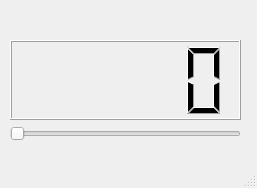
<?xml version="1.0" encoding="UTF-8"?>
<ui version="4.0">
 <class>MainWindow</class>
 <widget class="QMainWindow" name="MainWindow">
  <property name="geometry">
   <rect>
    <x>0</x>
    <y>0</y>
    <width>257</width>
    <height>188</height>
   </rect>
  </property>
  <property name="windowTitle">
   <string>MainWindow</string>
  </property>
  <widget class="QWidget" name="centralwidget">
   <widget class="QWidget" name="verticalLayoutWidget">
    <property name="geometry">
     <rect>
      <x>10</x>
      <y>40</y>
      <width>231</width>
      <height>101</height>
     </rect>
    </property>
    <layout class="QVBoxLayout" name="verticalLayout">
     <item>
      <widget class="QLCDNumber" name="number"/>
     </item>
     <item>
      <widget class="QSlider" name="s1">
       <property name="orientation">
        <enum>Qt::Horizontal</enum>
       </property>
      </widget>
     </item>
    </layout>
   </widget>
  </widget>
  <widget class="QMenuBar" name="menubar">
   <property name="geometry">
    <rect>
     <x>0</x>
     <y>0</y>
     <width>257</width>
     <height>21</height>
    </rect>
   </property>
  </widget>
  <widget class="QStatusBar" name="statusbar"/>
 </widget>
 <resources/>
 <connections>
  <connection>
   <sender>s1</sender>
   <signal>valueChanged(int)</signal>
   <receiver>number</receiver>
   <slot>display(int)</slot>
   <hints>
    <hint type="sourcelabel">
     <x>171</x>
     <y>408</y>
    </hint>
    <hint type="destinationlabel">
     <x>198</x>
     <y>354</y>
    </hint>
   </hints>
  </connection>
 </connections>
</ui>
